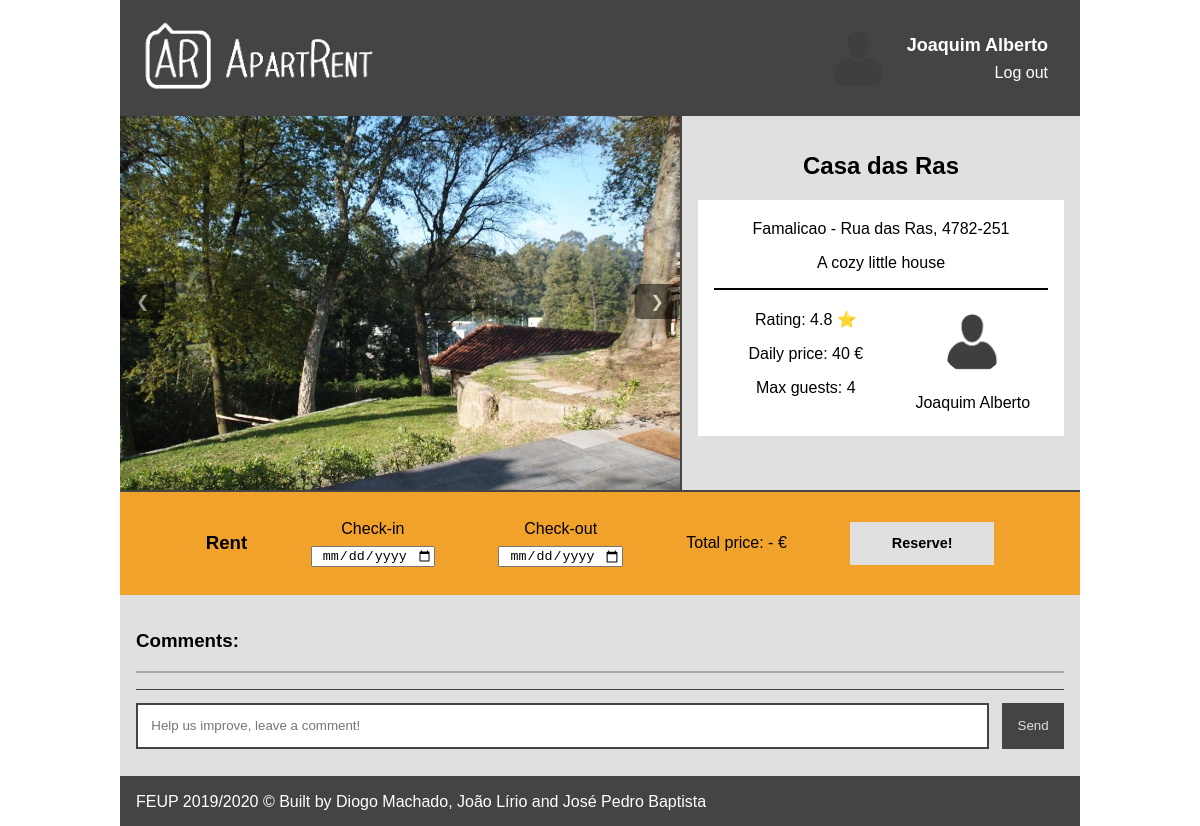
/pages/apartment.php?id=1 (signed in), run on the app's committed database.
### tables this page shows
CREATE TABLE "Apartment-Photo" (idApartment INTEGER REFERENCES Apartment (id), idPhoto INTEGER REFERENCES Photo (idPhoto) UNIQUE, PRIMARY KEY (idApartment, idPhoto));

CREATE TABLE Apartment (id INTEGER PRIMARY KEY AUTOINCREMENT, address VARCHAR NOT NULL, postal_code CHAR (8) NOT NULL, daily_price REAL NOT NULL, description TEXT, owner INTEGER REFERENCES User (idUser), locale TEXT NOT NULL, listing_name TEXT NOT NULL, n_guests INTEGER NOT NULL CONSTRAINT "Number Guests" CHECK (n_guests > 0), n_ratings INTEGER DEFAULT (0) NOT NULL CONSTRAINT "Number Ratings" CHECK (n_ratings >= 0), average_rating DOUBLE CONSTRAINT "Average Rating Limits" CHECK (0.0 <= average_rating <= 5.0), CHECK (daily_price > 0), CHECK (postal_code LIKE '____-___'));

CREATE TABLE User (username VARCHAR NOT NULL, password VARCHAR NOT NULL, name VARCHAR NOT NULL, email TEXT CONSTRAINT "@sign" CHECK (email LIKE '%@%') UNIQUE NOT NULL, description TEXT, idUser INTEGER PRIMARY KEY AUTOINCREMENT);

### pages/apartment.php (called while the page is built, shortened)
<?php
    include_once('../templates/header.php');
    include_once('../templates/apartment.php');
    include_once('../templates/footer.php');
?>

### database/photo.php (called while the page is built, shortened)
<?php
    function getApartmentPhotos($idApartment)
 {
        global $db;
        $stmt = $db->prepare('SELECT idPhoto
                              FROM [Apartment-Photo]
                              WHERE idApartment = :idWantedApartment');
        $stmt->bindParam(":idWantedApartment", $idApartment, PDO::PARAM_INT);
        $stmt->execute();
        return $stmt->fetchAll();
    }
    function getPhotoPath($photoID)
 {
        return '../uploadedImages/'.$photoID.'.jpg';
    }
    function getPhotoPathUser($userID)
 {
        global $db;
        $stmt = $db->prepare('SELECT idPhoto
                              FROM [User-Photo]
                              WHERE idUser = :uid');
        $stmt->bindParam(':uid', $userID, PDO::PARAM_INT);
        $stmt->execute();
        $photoID = $stmt->fetch();
        return getPhotoPath($photoID['idPhoto']);
    }
?>

### database/db_apartRent.php (called while the page is built, shortened)
<?php
    function getApartmentByID($id) {
        global $db;
        $stmt = $db->prepare('SELECT *
                              FROM Apartment
                              WHERE id = :id');
        $stmt->bindParam(":id", $id, PDO::PARAM_INT);
        $stmt->execute();
        return $stmt->fetch();
    }
    function getOwnerByID($id) {
        global $db;
        $stmt = $db->prepare('SELECT *
                              FROM User
                              Where idUser = :id');
        $stmt->bindParam(":id", $id, PDO::PARAM_INT);
        $stmt->execute();
        return $stmt->fetch();
    }
?>

### templates/apartment.php (the view, shortened to what this page needs)
<?php
include_once('../includes/init.php');
$id = $_GET['id'];
include_once('../database/db_apartRent.php');
include_once('../database/photo.php');
$apartment = getApartmentByID($id);
$apartment_images = getApartmentPhotos($id);
$apartment_ownerID = $apartment['owner'];
$apartment_name = $apartment['listing_name'];
$apartment_daily_price = $apartment['daily_price'];
$apartment_adress = $apartment['address'];
$apartment_postalcode = $apartment['postal_code'];
$apartment_locale = $apartment['locale'];
$apartment_description = $apartment['description'];
$apartment_rating = $apartment['average_rating'];
$apartment_max = $apartment['n_guests'];
$owner_name = getOwnerByID($apartment_ownerID)['name'];
$owner_photo = getPhotoPathUser($apartment_ownerID);
?>
<div class="apartment_container">
    <div class="first_row">
        <div class="images">
            <?php foreach ($apartment_images as $photo) { ?>
                <img class="mySlides" src=" <?php echo getPhotoPath($photo['idPhoto']) ?> ">
            <?php } ?>
            <button class="leftButton" onclick="plusDivs(-1)">&#10094;</button>
            <button class="rightButton" onclick="plusDivs(1)">&#10095;</button>
        </div>
        <div class="apartmentInfos">
            <h2> <?php echo $apartment_name ?> </h2>
            <div class="infos">
                <div class="mainInfos">
                    <p> <?php echo $apartment_locale . ' - ' . $apartment_adress . ', ' . $apartment_postalcode ?> </p>
                    <p> <?php echo $apartment_description ?> </p>
                </div>
                <div class="otherInfos">
                    <div>
                        <p class="rate"> <?php echo 'Rating: ' . $apartment_rating ?> </p>
                        <p class="price">
                            <span>Daily price:</span>
                            <span id="priceNum"> <?php echo $apartment_daily_price ?> </span>
                            <span>€</span>
                        </p>
                        <p class="guests"> <?php echo 'Max guests: ' . $apartment_max ?> </p>
                    </div>
                    <div class="owner">
                        <img src=" <?php echo $owner_photo ?> ">
                        <p> <?php echo $owner_name ?> </p>
                    </div>
                </div>
            </div>
        </div>
    </div>
    <div class="rent" id="rent">
        <div>
            <h3> Rent </h3>
        </div>
        <div class="checkin">
            <label>Check-in</label>
            <input class="rentalDate" type="date" onchange="updatePrice()" name="checkIn">
        </div>
        <div class="checkout">
            <label>Check-out</label>
            <input class="rentalDate" type="date" onchange="updatePrice()" name="checkOut">
        </div>
        <div id="price">
            <p>
                <span>Total price:</span>
                <span id="rentalCalc">-</span>
                <span>€</span>
            </p>
        </div>
        <div>
            <input id="reserve-button" name="submit" type="submit" value="Reserve!">
        </div>
    </div>
</div>
<div class="comment-section">
    <h3>Comments:</h3>
    <div id="comments"></div>
    <form id="comment-box">
        <input id="message" type="text" placeholder="Help us improve, leave a comment!">
        <input id="button" type="submit" value="Send">
    </form>
</div>

### css/style.css (style rules this page uses)
body { font-family: 'Trebuchet MS', sans-serif; }
.first_row { border-bottom: 2px solid #444444; }
.images { background-color: #E0E0E0; border-right: 2px solid #444444; }
.leftButton { background-color: #000; opacity: 0.5; color: #fff; font-size: 16px; padding: 8px 16px; border: none; border-radius: 5px; }
.rightButton { transform: translate(-100%); background-color: #000; opacity: 0.5; color: #fff; font-size: 16px; padding: 8px 16px; border: none; border-radius: 5px; }
.apartmentInfos { background-color: #E0E0E0; padding: 1em; }
.infos { background-color: #fff; padding: 0.25em 1em; }
.mainInfos { border-bottom-style: solid; border-width: 1px; }
.otherInfos { border-top-style: solid; border-width: 1px; }
.otherInfos > div { padding: 0.25em; }
.otherInfos .rate:after { content: '\2B50'; }
.owner > img { border-radius: 50%; object-fit: cover; }
.rent { border-style: solid; border-color: rgb(241, 162, 42); background-color: rgb(241, 162, 42); padding: 2%; }
.checkin label, .checkout label { margin-bottom: 0.5em; }
.rent #reserve-button { background-color: #E0E0E0; color: #000; border: none; font-weight: bold; font-size: 90%; width: 10em; height: 3em; padding: 0; }
.comment-section { padding: 1em; background-color: #E0E0E0; }
#comments { border: 0.1em solid #AAAAAA; background-color: #444444; }
#comment-box { padding: 1em auto; border-top: 1px solid #444444; }
#comment-box input { margin: 1em auto; padding: 1em; border: 2px solid #444444; background-color: #fff; color: #444444; height: auto; }
#comment-box #button { color: #E0E0E0; background-color: #444444; }

### css/form.css (style rules this page uses)
[type="date"] { text-align: center; }

### css/layout.css (style rules this page uses)
body { margin: 0 auto; width: 60em; }
.apartment_container { text-align: center; }
.first_row { display: flex; }
.images { display: flex; position: relative; }
.images > img { width: 35em; align-self: center; justify-self: center; }
.leftButton { position: absolute; top: 45%; left: 0%; }
.rightButton { position: absolute; top: 45%; left: 100%; }
.apartmentInfos { width: 100%; }
.otherInfos { margin: auto; display: grid; grid-template-columns: 55% auto; grid-template-rows: 1em auto auto auto; }
.otherInfos > div { margin: 0 auto; }
.otherInfos .rate { grid-column: 1; grid-row: 2; }
.otherInfos .price { grid-column: 1; grid-row: 3; }
.otherInfos .guests { grid-column: 1; grid-row: 4; }
.owner { grid-column: 2; grid-row: 2/4; }
.owner > img { width: 4em; height: 4em; }
.rent { display: flex; justify-content: space-evenly; align-items: center; }
.rent > div { text-align: center; }
.checkin { display: flex; flex-direction: column; }
.checkout { display: flex; flex-direction: column; }
#comments { margin-top: 0.5em; margin-bottom: 1em; }
#comment-box { display: flex; }
#comment-box input { margin: 1em auto; }
#comment-box #message { flex-grow: 1; }
#comment-box #button { margin-left: 1em; }

### data on the page
apartment: listing_name "Casa das Ras", locale "Famalicao", address "Rua das Ras", postal_code "4782-251", description "A cozy little house", average_rating "4.8", daily_price "40", n_guests "4", owner.name "Joaquim Alberto"

### other printed values
$_SESSION['name'] "Joaquim Alberto"
